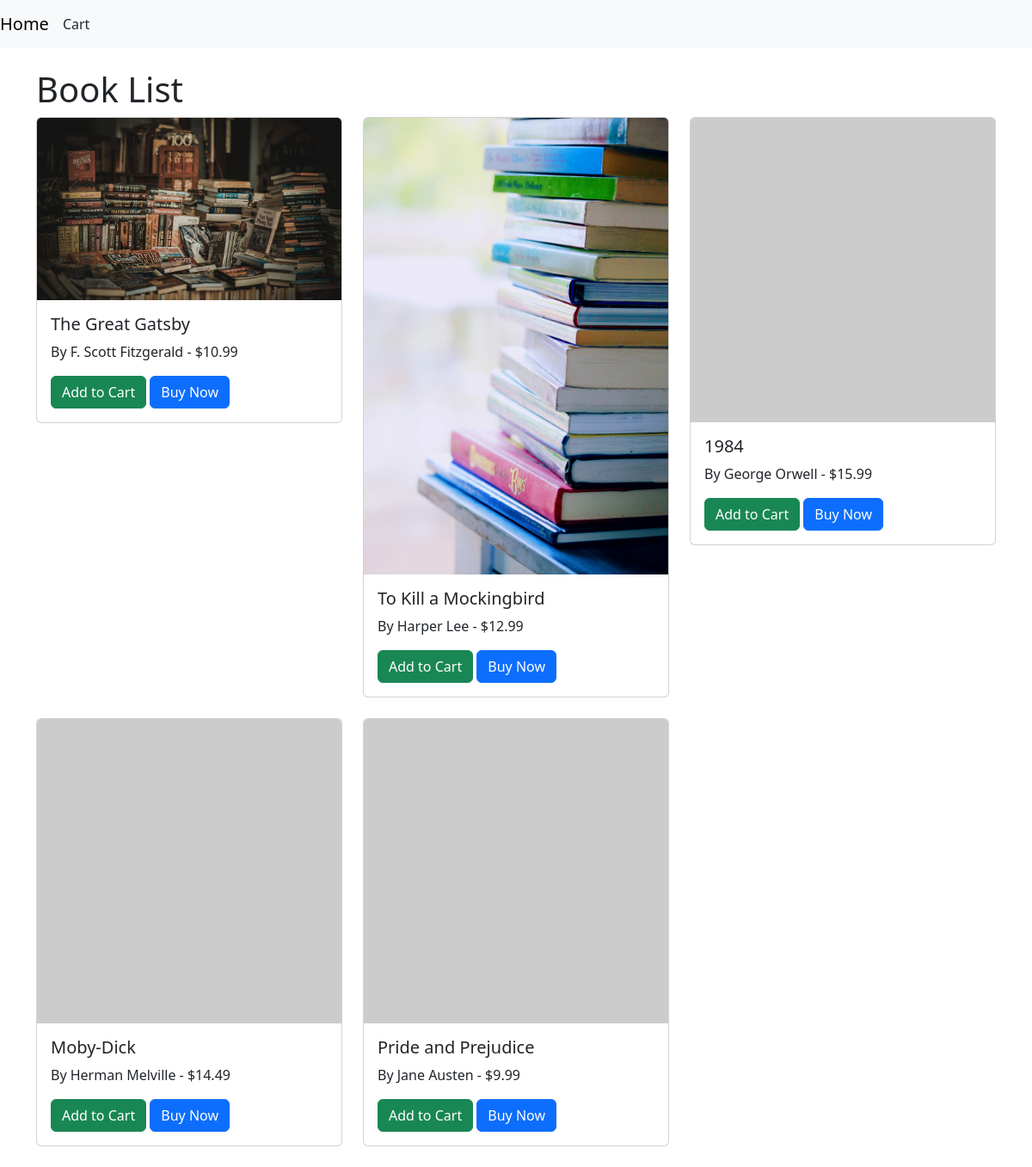
The page / on the database its author committed.
### books/models.py (models this page shows, shortened)
class Book(models.Model):
    title = models.CharField(max_length=200)
    author = models.CharField(max_length=100)
    price = models.DecimalField(max_digits=6, decimal_places=2)

### books/views.py (the view)
# urls.py: path('', BookListView.as_view(), name='home'),  # Home as list
class BookListView(ListView):
    model = Book
    template_name = 'books/book_list.html'
    context_object_name = 'books'

### books/templates/books/book_list.html (shortened to what this page needs)
{% extends 'books/base.html' %}
{% load static %}
{% block content %}
<div class="container mt-4">
    <h1>Book List</h1>
    <div class="row">
        {% for book in books %}
        <div class="col-md-4 mb-4">
            <div class="card">
                <img src="{% if forloop.counter == 1 %}
                            {{ MEDIA_URL }}book1.jpg
                          {% elif forloop.counter == 2 %}
                            {{ MEDIA_URL }}book2.jpg
                          {% else %}
                            https://via.placeholder.com/150
                          {% endif %}"
                     class="card-img-top" alt="{{ book.title }}">
                <div class="card-body">
                    <h5 class="card-title">{{ book.title }}</h5>
                    <p class="card-text">By {{ book.author }} - ${{ book.price }}</p>
                    <a href="{% url 'add_to_cart' book.id %}" class="btn btn-success">Add to Cart</a>
                    <a href="{% url 'buy_book' book.id %}" class="btn btn-primary">Buy Now</a>
                </div>
            </div>
        </div>
        {% endfor %}
    </div>
</div>
{% endblock %}

### books/templates/books/base.html (shortened to what this page needs)
<!DOCTYPE html>
<html lang="en">
<head>
    <link href="https://cdn.jsdelivr.net/npm/bootstrap@5.3.0/dist/css/bootstrap.min.css" rel="stylesheet">
</head>
<body>
    <nav class="navbar navbar-expand-lg navbar-light bg-light">
        <a class="navbar-brand" href="{% url 'book_list' %}">Home</a>
        <a class="nav-link" href="{% url 'cart' %}">Cart</a>
    </nav>
    {% block content %}{% endblock %}
</body>
</html>

### rows shown on the page
Book: shows a picture, title "The Great Gatsby", author "F. Scott Fitzgerald", price "10.99"
Book: shows a picture, title "To Kill a Mockingbird", author "Harper Lee", price "12.99"
Book: title "1984", author "George Orwell", price "15.99"
Book: title "Moby-Dick", author "Herman Melville", price "14.49"
Book: title "Pride and Prejudice", author "Jane Austen", price "9.99"
